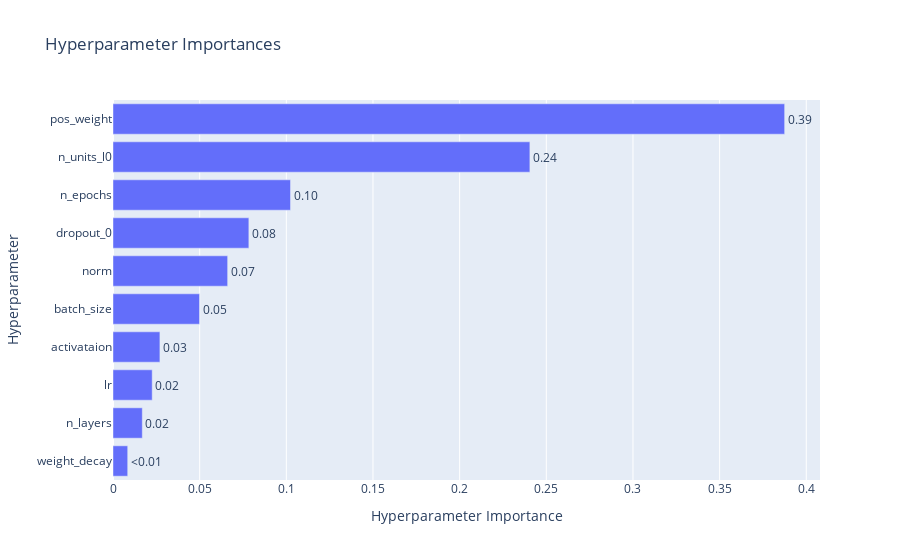

The notebook cell saved with this chart:
### Code cell
vis.plot_param_importances(study)

### Figure 1 — Plotly figure (JSON) as saved in the notebook; plotly's stock layout.template omitted (floating-point values rounded to 4 significant figures)
{"data": [{"cliponaxis": false, "hovertemplate": ["weight_decay (FloatDistribution): 0.00848954128426119<extra></extra>", "n_layers (IntDistribution): 0.016906413454772902<extra></extra>", "lr (FloatDistribution): 0.022617073480245765<extra></extra>", "activataion (CategoricalDistribution): 0.027064756912831067<extra></extra>", "batch_size (CategoricalDistribution): 0.04991408908960234<extra></extra>", "norm (CategoricalDistribution): 0.06615025130208121<extra></extra>", "dropout_0 (FloatDistribution): 0.0783879118253809<extra></extra>", "n_epochs (CategoricalDistribution): 0.10242023176401918<extra></extra>", "n_units_l0 (CategoricalDistribution): 0.24052745109857668<extra></extra>", "pos_weight (FloatDistribution): 0.38752227978822884<extra></extra>"], "name": "Objective Value", "orientation": "h", "text": ["<0.01", "0.02", "0.02", "0.03", "0.05", "0.07", "0.08", "0.10", "0.24", "0.39"], "textposition": "outside", "type": "bar", "x": [0.00849, 0.01691, 0.02262, 0.02706, 0.04991, 0.06615, 0.07839, 0.1024, 0.2405, 0.3875], "y": ["weight_decay", "n_layers", "lr", "activataion", "batch_size", "norm", "dropout_0", "n_epochs", "n_units_l0", "pos_weight"]}], "layout": {"title": {"text": "Hyperparameter Importances"}, "xaxis": {"title": {"text": "Hyperparameter Importance"}}, "yaxis": {"title": {"text": "Hyperparameter"}}}}
